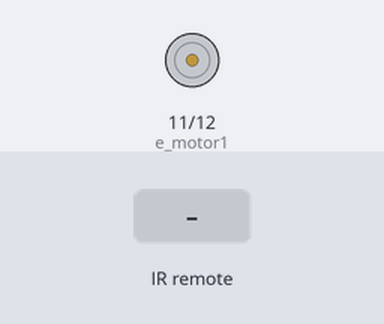
This sketch was run on a simulated Arduino Uno, built with avr-gcc and run on an emulated ATmega328P. Parts: motor-driver pin pairs drawn as motors (green arrow = first pin HIGH = forward, orange = second pin HIGH = backward, longer = more drive). Inputs (shaded band) come from the test bench.

Above: at 1.2 s.
1.3 s: infrared code 0xFFA25D received
At 2.6 s:
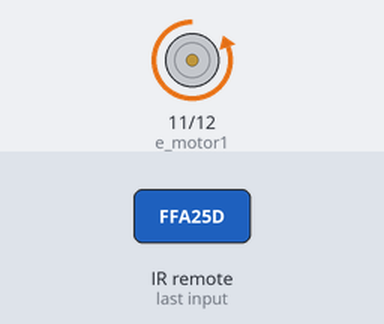
4.3 s: infrared code 0xFF629D received
At 4.9 s:
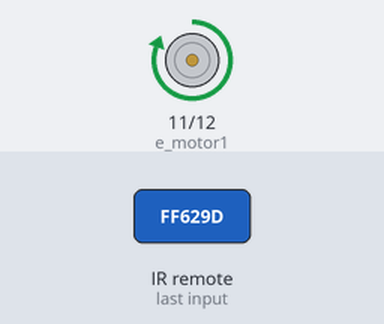
Timing chart, 0 to 7.8 s (numbered marks = the images above; inputs shaded):
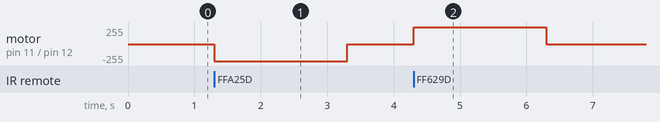

Measured:
- after the input at 1.3 s, motor on pin 11 (e_motor1) / pin 12 (e_motor2): stopped → backward 255/255 at once, → stopped 2.0 s later
- after the input at 4.3 s, motor on pin 11 (e_motor1) / pin 12 (e_motor2): stopped → forward 255/255 at once, → stopped 2.0 s later

The sketch:

motor3.ino
```cpp
#include <IRremote.h>

#define frente 0xFFA25D  // codigo recebido do controle ir
#define volta 0xFF629D
#define para 0xFF22DD

int receiver_pin = 2;      // pino receptor ir

int e_motor1 = 11;      //pino 6 do arduino paara pino 7 of l293d
int e_motor2 = 12;      //pino 7 do arduino para pino 2 of l293d

IRrecv receiver(receiver_pin);
decode_results output;
unsigned long time;

void setup() {
  Serial.begin(9600);
  receiver.enableIRIn();
  pinMode(e_motor1, OUTPUT);
  pinMode(e_motor2, OUTPUT);
}

void loop() {
  if (receiver.decode(&output)) {
    unsigned int value = output.value;
    switch(value) {
      case frente:
           //digitalWrite(e_motor1,LOW);
            digitalWrite(e_motor2,HIGH);
            delay(2000);  // depois de x tempo o motor para
            digitalWrite(e_motor2,LOW);
           break;
      case volta:
           digitalWrite(e_motor1,HIGH);
           delay(2000);  // depois de x tempo o motor para
           digitalWrite(e_motor1,LOW);
           //digitalWrite(e_motor2,LOW);
           break;
      case para:
           digitalWrite(e_motor1,LOW);
           digitalWrite(e_motor2,LOW);
           break;
    }
    receiver.resume();
  }
}
```
